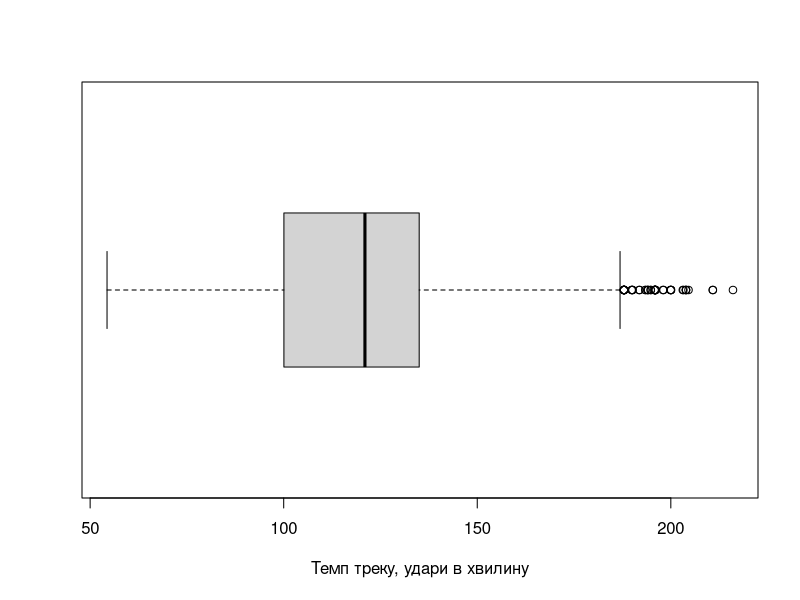

Write the R code that produced this figure.
options(scipen=5)
songs <- read.csv(file = 'tiktok.csv')
tempo <- songs$tempo

boxplot(
  tempo,
  main = "",
  xlab = "Темп треку, удари в хвилину",
  ylab = "",
  horizontal = TRUE,
  notch = FALSE
  )
